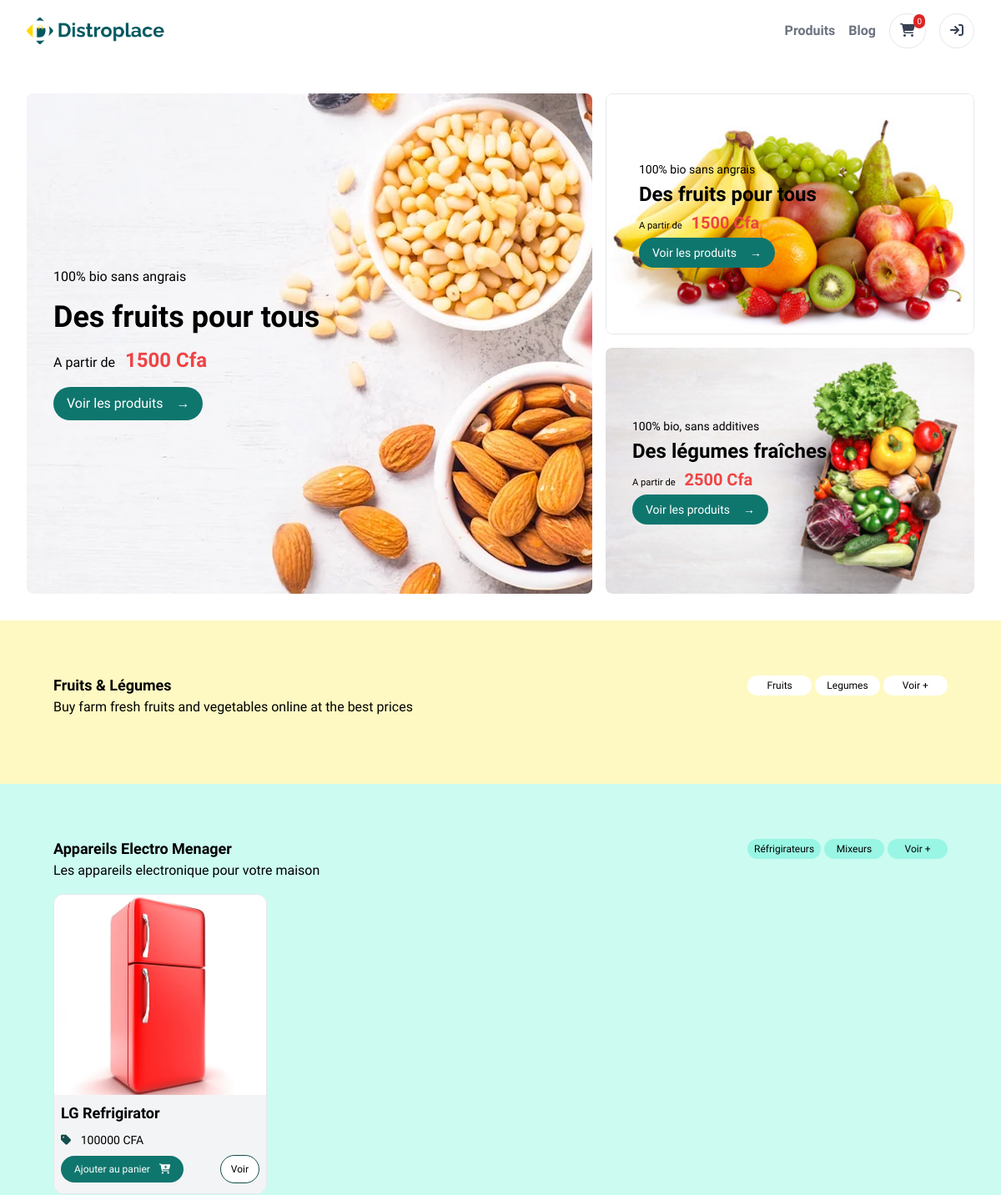
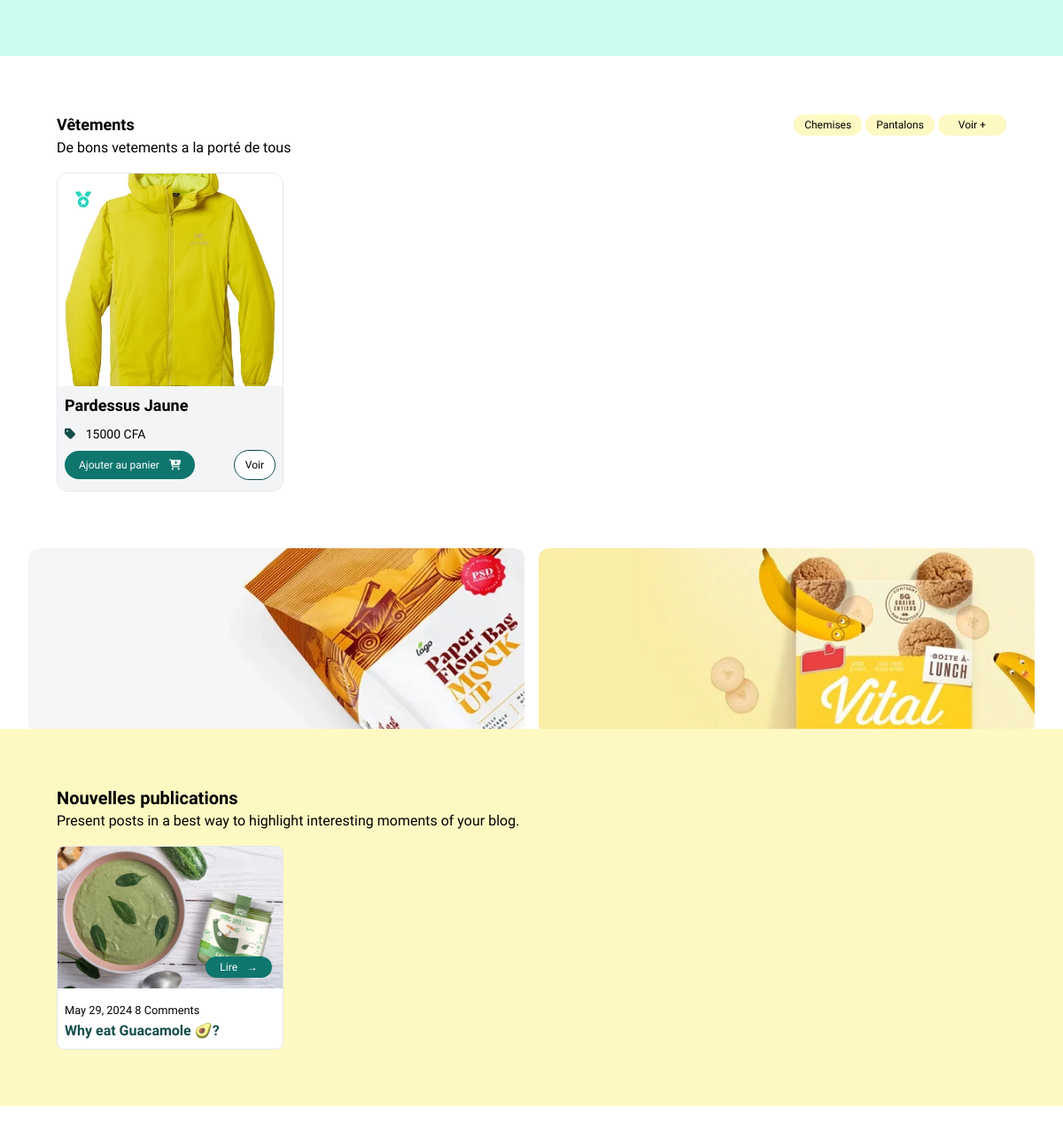
The page / on the database its author committed (2 pictures, top to bottom).
### base/models.py (models this page shows, shortened)
class Promotion(models.Model):
    title = models.CharField(max_length=255, default='')
    catch_phrase = models.TextField(default='')
    price = models.PositiveBigIntegerField(default=0)
    timestamp = models.DateTimeField(auto_now=True)
    products = models.ManyToManyField(
        Product, related_name='promotions', blank=True)
    image = models.ImageField(
        upload_to='store/blogposts/', blank=True, null=True)
    is_active = models.BooleanField(default=True)

class Blogpost(models.Model):
    title = models.CharField(max_length=255, default='')
    subtitle = models.CharField(
        max_length=255, default='', blank=True, null=True)
    content = models.TextField(default='')
    image = models.ImageField(
        upload_to='store/blogposts/', blank=True, null=True)
    timestamp = models.DateTimeField(auto_now=True)
    likes = models.ManyToManyField(
        CustomUser, related_name='blogpost_likes', blank=True,)
    dislikes = models.ManyToManyField(
        CustomUser, related_name='blogpost_dislikes', blank=True,)

### store/models.py (models this page shows, shortened)
class Product(models.Model):
    name = models.CharField(max_length=256)
    brand = models.CharField(max_length=256, default='Générique')
    category = models.ForeignKey(Category, on_delete=models.CASCADE)
    supplier = models.ForeignKey(Supplier, null=True, blank=True, on_delete=models.SET_NULL)
    subcategory = models.ForeignKey(SubCategory, on_delete=models.CASCADE)
    unit = models.CharField(max_length=50, choices=unit_types)
    quantity = models.IntegerField(default='0', blank=True, null=True)
    price = models.IntegerField(default='0', blank=True, null=True)
    promo_price = models.IntegerField(default='0', blank=True, null=True)
    description = models.CharField(max_length=500, blank=True, null=True)
    is_expirable = models.BooleanField(default=False)
    is_promoted = models.BooleanField(default=False)
    production_date = models.DateField(null=True, blank=True)
    expiration_date = models.DateField(null=True, blank=True)
    likes = models.ManyToManyField(CustomUser, blank=True)
    is_featured = models.BooleanField(default=False)
    is_new = models.BooleanField(default=True)
    image = models.ImageField(
        upload_to='store/products/', blank=True, null=True)

### base/views.py (the view)
# urls.py: path('', home, name='home'),
def home(req):
    promos = Product.objects.filter(is_promoted=True)
    latest_posts = Blogpost.objects.all().order_by('-timestamp')[:3]
    appliances = Product.objects.filter(is_featured=True, category__id=1)
    fruits_veggies_spices = Product.objects.filter(
        is_featured=True
    ).filter(
        Q(category__id=4) | Q(category__id=5) | Q(category__id=8)
    )
    spices = Product.objects.filter(is_featured=True, category__id=8)
    cloths = Product.objects.filter(is_featured=True, category__id=10)
    categories = Category.objects.filter(is_featured=True)
    subcategories = SubCategory.objects.all()
    promo_1 = Promotion.objects.first()
    promo_2 = Promotion.objects.get(id=2)
    promo_3 = Promotion.objects.last()
    context = {
        "home_page": "active",
        'title': 'Store',
        'appliances': appliances,
        'fruits_veggies_spices': fruits_veggies_spices,
        'spices': spices,
        'cloths': cloths,
        'categories': categories,
        'subcategories': subcategories,
        'latest_posts': latest_posts,
        'promos': promos,
        'promo_1': promo_1,
        'promo_2': promo_2,
        'promo_3': promo_3,
    }
    return render(req, 'base/index.html', context)

### base/templates/base/index.html (shortened to what this page needs)
{% extends 'main.html' %} {% load static %} {% block content %}
<div class="flex flex-col justify-between">
  <section class="p-8 w-full max-w-7xl mx-auto flex flex-col lg:flex-row gap-4">
    <div class="relative w-full max-w-3xl h-[600px] rounded-lg overflow-hidden">
      <img
        src="{% static 'imgs/hero_1.webp' %}"
        alt="image"
        class="w-full h-full object-cover"
      />
      <article
        class="p-4 lg:p-8 absolute top-0 right-0 w-full h-full flex flex-col justify-center gap-4 z-5"
      >
        <span>{{ promo_1.catch_phrase}}</span>
        <h2 class="text-black font-bold text-4xl">{{ promo_1.title }}</h2>
        <p>
          A partir de
          <span class="text-red-500 font-bold text-2xl ml-2"
            >{{ promo_1.price }} Cfa</span
          >
        </p>
        <a
          href="{% url 'promo_details' promo_1.id %}"
          class="w-fit bg-teal-700 hover:bg-teal-900 rounded-full py-2 px-4 text-white flex items-center gap-4"
        >
          Voir les produits <span> &rarr; </span>
        </a>
      </article>
    </div>
    <div class="w-full lg:max-w-[442px] grid gap-4 text-sm">
      <div class="relative w-full rounded-lg overflow-hidden">
        {% if promo_1.image %}
        <img
          src="{{ promo_1.image.url }}"
          alt="{{ promo_1.name }}"
          class="w-full object-contain rounded-lg border"
        />
        {% else %}
        <img
          src="{% static 'imgs/hero_2.webp' %}"
          alt="image"
          class="w-full object-contain rounded-lg border"
        />
        {% endif %}
        <article
          class="p-6 lg:p-10 absolute top-0 right-0 w-full h-full flex flex-col justify-center gap-1 z-5"
        >
          <span>{{ promo_1.catch_phrase}}</span>
          <h2 class="text-black font-bold text-2xl">{{ promo_1.title }}</h2>
          <small>
            A partir de
            <span class="text-red-500 font-bold text-xl ml-2"
              >{{ promo_1.price }} Cfa</span
            >
          </small>
          <a
            href="{% url 'promo_details' promo_2.id %}"
            class="w-fit bg-teal-700 hover:bg-teal-900 rounded-full py-2 px-4 text-white flex items-center gap-4"
          >
            Voir les produits <span> &rarr; </span>
          </a>
        </article>
      </div>
      <div class="relative w-full rounded-lg overflow-hidden">
        {% if promo_3.image %}
        <img
          src="{{ promo_3.image.url }}"
          alt="{{ promo_3.name }}"
          class="w-full object-cover rounded-lg"
        />
        {% else %}
        <img
          src="{% static 'imgs/hero_3.webp' %}"
          alt="image"
          class="w-full object-cover rounded-lg"
        />
        {% endif %}
        <article
          class="p-4 lg:p-8 absolute top-0 right-0 w-full h-full flex flex-col justify-center gap-1 z-5"
        >
          <span>{{ promo_3.catch_phrase}}</span>
          <h2 class="text-black font-bold text-2xl">{{ promo_3.title }}</h2>
          <small>
            A partir de
            <span class="text-red-500 font-bold text-xl ml-2"
              >{{ promo_3.price }} Cfa</span
            >
          </small>
          <a
            href="{% url 'promo_details' promo_3.id %}"
            class="w-fit bg-teal-700 hover:bg-teal-900 rounded-full py-2 px-4 text-white flex items-center gap-4"
          >
            Voir les produits <span> &rarr; </span>
          </a>
        </article>
      </div>
    </div>
  </section>
  <section class="bg-yellow-100 p-8 w-full flex flex-col gap-2">
    <div class="p-8 w-full max-w-7xl mx-auto">
      <div class="flex justify-between items-center">
        <h3 class="font-bold text-black text-lg">Fruits & Légumes</h3>
        <div class="flex justify-between gap-1 text-xs tabbar h-fit w-60">
          <a
          href="{% url 'products' %}?query=fruits"
            class="px-2 py-1 bg-white hover:bg-yellow-300 text-center text-xs rounded-full w-full"
          >
            Fruits
          </a>
          <a
          href="{% url 'products' %}?query=légumes"
            class="px-2 py-1 bg-white hover:bg-yellow-300 text-center text-xs rounded-full w-full"
          >
            Legumes
          </a>
          <a
          href="{% url 'products' %}"
            class="px-2 py-1 bg-white hover:bg-yellow-300 text-center text-xs rounded-full w-full"
          >
            Voir +
          </a>
        </div>
      </div>
      <p>Buy farm fresh fruits and vegetables online at the best prices</p>
    </div>
  </section>
  <section class="bg-teal-100 p-8 w-full flex flex-col gap-2">
    <div class="p-8 w-full max-w-7xl mx-auto">
      <div class="flex justify-between items-center">
        <h3 class="font-bold text-black text-lg">Appareils Electro Menager</h3>
        <div class="flex justify-between gap-1 text-xs tabbar h-fit w-60">
          <a
          href="{% url 'products' %}?query=réfrigirateurs"
            class="px-2 py-1 bg-teal-200 hover:bg-teal-300 text-center text-xs rounded-full w-full"
          >
            Réfrigirateurs
          </a>
          <a
          href="{% url 'products' %}?query=mixeurs"
            class="px-2 py-1 bg-teal-200 hover:bg-teal-300 text-center text-xs rounded-full w-full"
          >
            Mixeurs
          </a>
          <a
          href="{% url 'products' %}?query=electroménager"
            class="px-2 py-1 bg-teal-200 hover:bg-teal-300 text-center text-xs rounded-full w-full"
          >
            Voir +
          </a>
        </div>
      </div>
      <p>Les appareils electronique pour votre maison</p>
      <div class="mt-4 grid grid-cols-2 gap-4 md:grid-cols-3 lg:grid-cols-4">
        {% for obj in appliances %}
        {% include 'store/components/product_grid_card.html' %}
        {% endfor %}
      </div>
    </div>
  </section>
  <section class="bg-white p-8 w-full flex flex-col gap-2">
    <div class="p-8 w-full max-w-7xl mx-auto">
      <div class="flex justify-between items-center">
        <h3 class="font-bold text-black text-lg">Vêtements</h3>
        <div class="flex justify-between gap-1 text-xs tabbar h-fit w-60">
          <a
          href="{% url 'products' %}?query=chemises"
            class="px-2 py-1 bg-yellow-100 hover:bg-yellow-300 text-center text-xs rounded-full w-full"
          >
            Chemises
          </a>
          <a
          href="{% url 'products' %}?query=pantalons"
            class="px-2 py-1 bg-yellow-100 hover:bg-yellow-300 text-center text-xs rounded-full w-full"
          >
            Pantalons
          </a>
          <a
          href="{% url 'products' %}?query=vêtements"
            class="px-2 py-1 bg-yellow-100 hover:bg-yellow-300 text-center text-xs rounded-full w-full"
          >
            Voir +
          </a>
        </div>
      </div>
      <p>De bons vetements a la porté de tous</p>
      <div class="mt-4 grid grid-cols-2 gap-4 md:grid-cols-3 lg:grid-cols-4">
        {% for obj in cloths %}
        {% include 'store/components/product_grid_card.html' %}
        {% endfor %}
      </div>
    </div>
  </section>
  <div class="px-8 w-full max-w-7xl mx-auto grid grid-cols-2 gap-4">
    <img
      src="{% static 'imgs/banner_1.webp' %}"
      alt="image"
      class="w-full object-cover rounded-t-xl"
    />
    <img
      src="{% static 'imgs/banner_2.webp' %}"
      alt="image"
      class="w-full object-cover rounded-t-xl"
    />
  </div>
  <section class="bg-yellow-100 p-8 w-full flex flex-col gap-2">
    <div class="p-8 w-full max-w-7xl mx-auto">
      <h3 class="font-bold text-black text-xl">Nouvelles publications</h3>
      <p>
        Present posts in a best way to highlight interesting moments of your
        blog.
      </p>
      <div class="mt-4 grid grid-cols-2 gap-4 md:grid-cols-3 lg:grid-cols-4">
        {% for obj in latest_posts %}
        {% include 'base/components/blog_card.html' %}
        {% endfor %}
      </div>
    </div>
  </section>
</div>
{% endblock %}

### store/templates/store/components/product_grid_card.html (shortened to what this page needs)
{% load static %}
<div
  class="relative w-full h-[360px] bg-white flex flex-col justify-between gap- rounded-xl border hover:shadow-lg hover:border-teal-900 cursor-pointer group transition duration-200 ease-in overflow-hidden"
>
    {% if obj.image %}
    <img
      src="{{ obj.image.url }}"
      alt="{{ obj.name }}"
      class="w-full min-h-60 object-cover"
    />
    {% else %}
    <img
      src="{% static 'imgs/logo-g.png' %}"
      alt="image"
      class="w-full min-h-60 object-cover"
    />
    {% endif %}
  {% if obj.is_new %}
  <span
    class="absolute top-3 left-3 bg-white rounded-md px-2 py-1 text-teal-400 text-lg"
  >
    <i class="fa-solid fa-medal"></i>
  </span>
  {% endif %}
  <article class="p-2 h-full flex flex-col gap-2 bg-gray-100 text-sm">
    <h3 class="font-bold text-black text-lg">{{obj.name}}</h3>
    {% if obj.is_promoted %}
    <div class="flex gap-4">
      <p class="text-gray-400">
        <i class="fa-solid fa-tag mr-2"></i>
        <span class="line-through">{{ obj.price }} CFA</span>
      </p>
      <p>
        <i class="fa-solid fa-tags text-yellow-400 mr-2"></i>
        {{obj.promo_price}} CFA
      </p>
    </div>
    {% else %}
    <p>
      <i class="fa-solid fa-tag text-teal-900 mr-2"></i>
      {{obj.price}} CFA
    </p>
    {% endif %}
    <div class="flex justify-between items-center text-xs">
      <button
        onclick="add_to_cart('{{ obj.id }}')"
        class="bg-teal-700 hover:bg-teal-900 text-white px-4 py-2 rounded-full transition duration-200 ease-in"
      >
        Ajouter au panier <i class="fa-solid fa-cart-plus ml-2"></i>
      </button>
      <a
        href="{% url 'product_details' obj.id %}"
        class="bg-white hover:bg-yellow-100 border border-teal-900 px-3 py-2 rounded-full"
        >Voir</a
      >
    </div>
  </article>
</div>

### base/templates/base/components/blog_card.html
{% load static %}
<div
  class="flex flex-col gap-1 bg-white border hover:border-teal-900 rounded-lg overflow-hidden"
>
<div class="relative">
  {% if obj.image %}
  <img
    src="{{ obj.image.url }}"
    alt="{{ obj.name }}"
    class="w-full h-40 object-cover hover:scale"
  />
  {% else %}
  <img
    src="{% static 'imgs/smoothie.webp' %}"
    alt="image"
    class="w-full h-40 object-cover hover:scale"
  />
  {% endif %}
  <a href="{% url 'blogpost' obj.id %}" class="absolute bottom-3 right-3 px-4 py-1 bg-teal-700 hover:bg-teal-900 rounded-full text-white text-xs">Lire <span class="ml-2">&rarr;</span></a>
</div>
  <article class="p-2">
    <small>{{obj.timestamp.date}} 8 Comments</small>
    <h3 class="text-teal-900 font-bold">{{obj.title}}</h3>
  </article>
</div>

### rows shown on the page
Promotion: catch_phrase "100% bio sans angrais", title "Des fruits pour tous", price "1500", image (picture)
Promotion: image (picture), catch_phrase "100% bio, sans additives", title "Des légumes fraîches", price "2500"
Product: image (picture), name "LG Refrigirator", price "100000"
Product: image (picture), is_new True (drawn), name "Pardessus Jaune", price "15000"
Blogpost: image (picture), timestamp "May 29, 2024", title "Why eat Guacamole 🥑?"

### other values the page prints
{{ cart|length }} "0"
